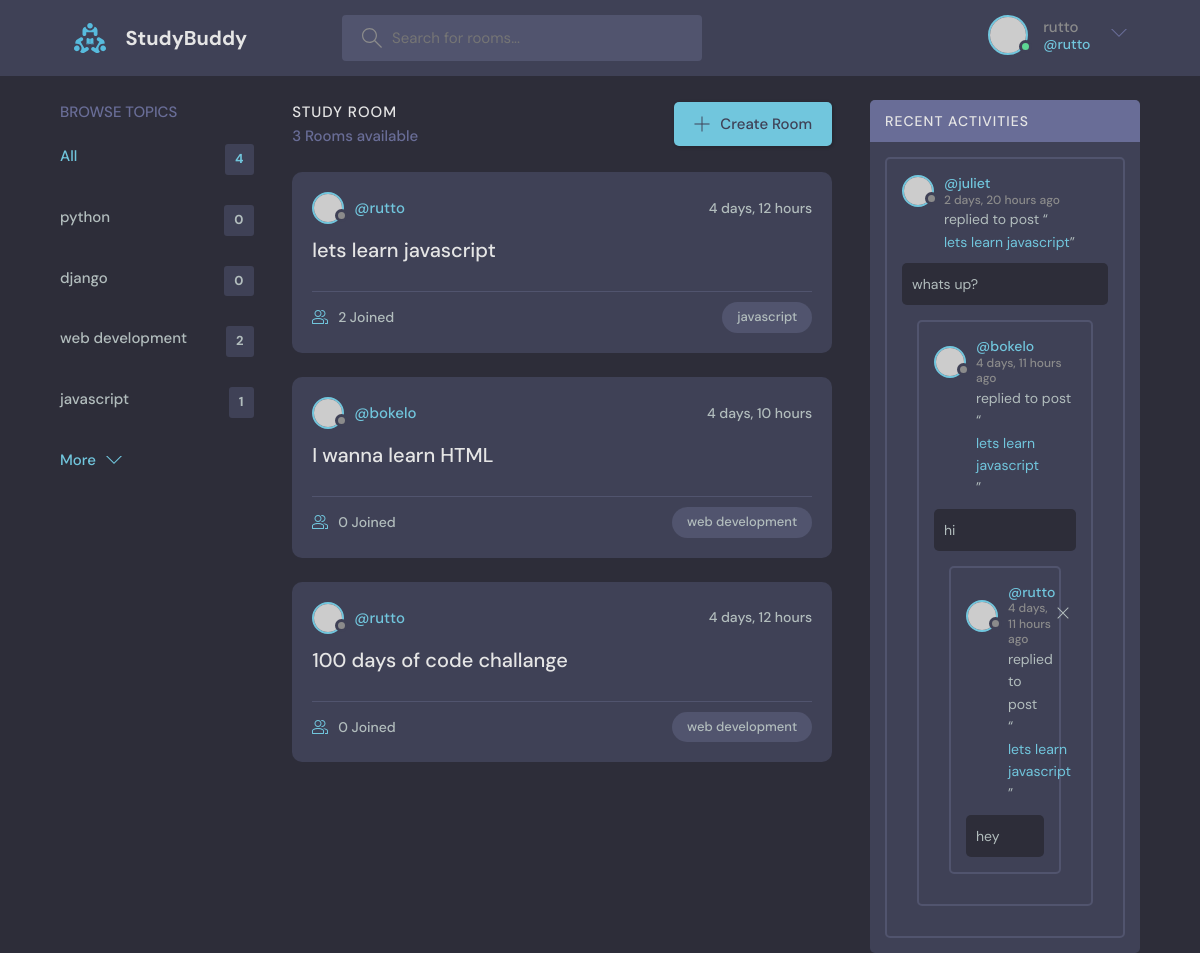
Before: / (signed in) with the older database file.
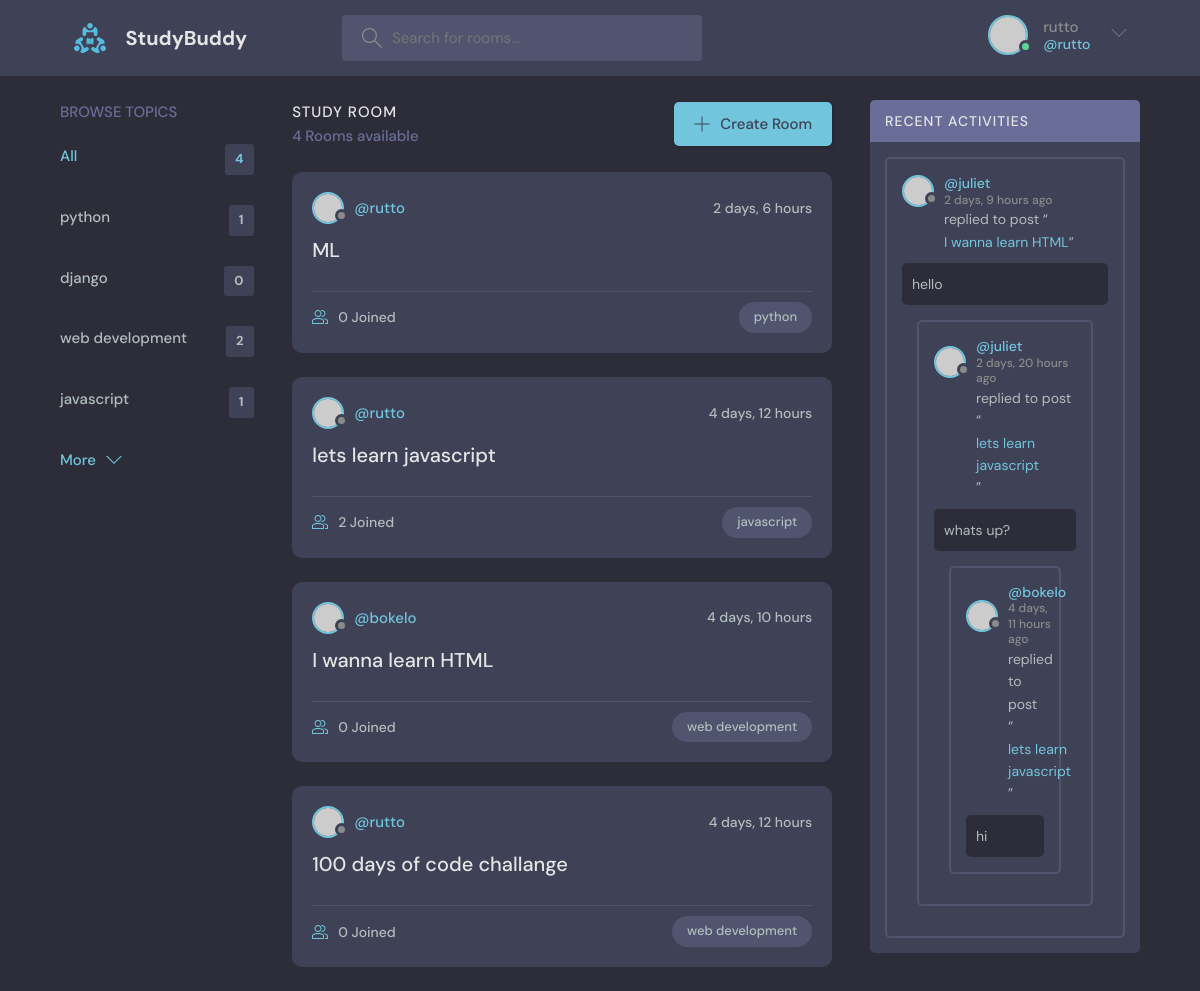
After: the same page with the newer database file.
### base/models.py (models this page shows, shortened)
class Topic(models.Model):
    name = models.CharField(max_length=200)

class Room(models.Model):
    name = models.CharField(max_length=200)
    description = models.TextField(null=True, blank=True)
    updated = models.DateTimeField(auto_now=True)
    created = models.DateTimeField(auto_now_add=True)
    host = models.ForeignKey(User, on_delete=models.SET_NULL, null=True)
    participants = models.ManyToManyField(User , related_name='participants', blank=True)
    topic = models.ForeignKey('Topic', on_delete=models.SET_NULL, null=True)
    class Meta:
        ordering = ['-updated', '-created']
    def __str__(self):
        return self.name

class Message(models.Model):
    room = models.ForeignKey(Room, on_delete=models.CASCADE)
    body = models.TextField()
    updated = models.DateTimeField(auto_now=True)
    created = models.DateTimeField(auto_now_add=True)
    user = models.ForeignKey(User, on_delete=models.CASCADE)
    class Meta:
        ordering = ['-updated', '-created']

### base/views.py (the view)
# urls.py: path('', views.home, name='home'),
def home(request):
    q = request.GET.get('q') if request.GET.get('q') != None else ''
    rooms = Room.objects.filter(
            Q(topic__name__icontains=q) |
            Q(name__icontains=q) |
            Q(description__icontains=q)
            )
    topics = Topic.objects.all()
    room_count = rooms.count()
    room_messages = Message.objects.filter(
            Q(room__topic__name__icontains=q))
    context = {'rooms': rooms , 'topics': topics , 'room_count':room_count , 'room_messages': room_messages}
    return render(request, 'base/home.html' , context)

### base/templates/base/home.html (shortened to what this page needs)
{% extends 'main.html'   %}
{% block content   %}
    <main class="layout layout--3">
      <div class="container">
         {% include 'base/topic_component.html'  %}
        <div class="roomList">
          <div class="roomList__header">
            <div>
              <h2>Study Room</h2>
              <p>{{room_count}} Rooms available</p>
            </div>
            <a class="btn btn--main" href="create-room.html">
              <svg version="1.1" xmlns="http://www.w3.org/2000/svg" width="32" height="32" viewBox="0 0 32 32">
                <title>add</title>
                <path
                  d="M16.943 0.943h-1.885v14.115h-14.115v1.885h14.115v14.115h1.885v-14.115h14.115v-1.885h-14.115v-14.115z"
                ></path>
              </svg>
              Create Room
            </a>
          </div>
        {% include 'base/feed_component.html' %}
        </div>
         {% include 'base/activity_component.html' %}
      </div>
    </main>
{% endblock content  %}

### base/templates/base/topic_component.html
<div class="topics">
    <div class="topics__header">
      <h2>Browse Topics</h2>
    </div>
    <ul class="topics__list">
      <li>
        <a href="{% url 'home'  %}" class="active">All <span>{{topics.count}}</span></a>
      </li>
      {% for topic in topics  %}
      <li>
        <a href="{% url 'home' %}?q={{topic.name}}">{{topic.name}} <span>{{topic.room_set.all.count}}</span></a>
      </li>
      {% endfor %}
    </ul>
    <a class="btn btn--link" href="topics.html">
      More
      <svg version="1.1" xmlns="http://www.w3.org/2000/svg" width="32" height="32" viewBox="0 0 32 32">
        <title>chevron-down</title>
        <path d="M16 21l-13-13h-3l16 16 16-16h-3l-13 13z"></path>
      </svg>
    </a>
  </div>

### base/templates/base/feed_component.html (shortened to what this page needs)
{% for room in rooms %}
<div class="roomListRoom">
    <div class="roomListRoom__header">
      <a href="{% url 'user-profile' room.host.id  %}" class="roomListRoom__author">
        <div class="avatar avatar--small">
          <img src="https://randomuser.me/api/portraits/women/11.jpg" />
        </div>
        <span>@{{room.host.username}}</span>
      </a>
      <div class="roomListRoom__actions">
        <span>{{room.created|timesince}}</span>
      </div>
    </div>
    <div class="roomListRoom__content">
      <a href="{% url 'room' room.id  %}">{{room.name}}</a>
    </div>
    <div class="roomListRoom__meta">
      <a href="{% url 'room' room.id  %}" class="roomListRoom__joined">
        {{room.participants.all.count}} Joined
      </a>
      <p class="roomListRoom__topic">{{room.topic.name}}</p>
    </div>
  </div>
{% endfor %}

### base/templates/base/activity_component.html
<div class="activities">
    <div class="activities__header">
      <h2>Recent Activities</h2>
    </div>
    {% for message in room_messages  %}
    <div class="activities__box">
      <div class="activities__boxHeader roomListRoom__header">
        <a href="{% url 'user-profile' message.user.id  %}" class="roomListRoom__author">
          <div class="avatar avatar--small">
            <img src="https://randomuser.me/api/portraits/women/11.jpg" />
          </div>
          <p>
            @{{message.user}}
            <span>{{message.created|timesince}} ago</span>
          </p>
        </a>
        {% if request.user == message.user %}
        <div class="roomListRoom__actions">
          <a href="{% url 'delete-message' message.id %}" >
            <svg version="1.1" xmlns="http://www.w3.org/2000/svg" width="32" height="32" viewBox="0 0 32 32">
              <title>remove</title>
              <path
                d="M27.314 6.019l-1.333-1.333-9.98 9.981-9.981-9.981-1.333 1.333 9.981 9.981-9.981 9.98 1.333 1.333 9.981-9.98 9.98 9.98 1.333-1.333-9.98-9.98 9.98-9.981z"
              ></path>
            </svg>
          </a>
        </div>
        {% endif %}
      </div>
      <div class="activities__boxContent">
        <p>replied to post “<a href="{% url 'room' message.room.id %}">{{message.room}}</a>”</p>
        <div class="activities__boxRoomContent">
         {{message.body}}
      </div>
    </div>
    {% endfor %}
  </div>

Changed rows visible on the page:
removed Message: user "rutto", created "4 days, 11 hours", room "lets learn javascript", body "hey"
computed for Topic "python": room_set.all.count "0" → "1"
added Room: host.username "rutto", created "2 days, 6 hours", name "ML", participants.all.count "0", topic.name "python"
added Message: user "juliet", created "2 days, 9 hours", room "I wanna learn HTML", body "hello"
Other visible differences:
{{ room_count }}: "3" → "4"
